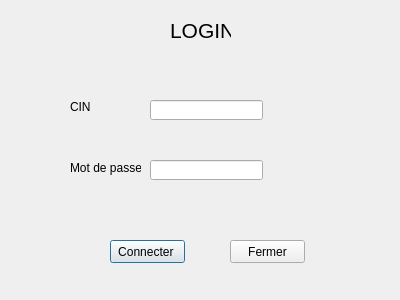
<?xml version="1.0" encoding="UTF-8"?>
<ui version="4.0">
 <class>Espace_Enseignant</class>
 <widget class="QDialog" name="Espace_Enseignant">
  <property name="geometry">
   <rect>
    <x>0</x>
    <y>0</y>
    <width>400</width>
    <height>300</height>
   </rect>
  </property>
  <property name="windowTitle">
   <string>Dialog</string>
  </property>
  <widget class="QLabel" name="label_3">
   <property name="geometry">
    <rect>
     <x>70</x>
     <y>160</y>
     <width>71</width>
     <height>16</height>
    </rect>
   </property>
   <property name="text">
    <string>Mot de passe </string>
   </property>
  </widget>
  <widget class="QLineEdit" name="lineEdit">
   <property name="geometry">
    <rect>
     <x>150</x>
     <y>100</y>
     <width>113</width>
     <height>20</height>
    </rect>
   </property>
  </widget>
  <widget class="QPushButton" name="pushButton">
   <property name="geometry">
    <rect>
     <x>110</x>
     <y>240</y>
     <width>75</width>
     <height>23</height>
    </rect>
   </property>
   <property name="text">
    <string>Connecter </string>
   </property>
  </widget>
  <widget class="QLineEdit" name="lineEdit_2">
   <property name="geometry">
    <rect>
     <x>150</x>
     <y>160</y>
     <width>113</width>
     <height>20</height>
    </rect>
   </property>
  </widget>
  <widget class="QPushButton" name="pushButton_2">
   <property name="geometry">
    <rect>
     <x>230</x>
     <y>240</y>
     <width>75</width>
     <height>23</height>
    </rect>
   </property>
   <property name="text">
    <string>Fermer</string>
   </property>
  </widget>
  <widget class="QLabel" name="label">
   <property name="geometry">
    <rect>
     <x>170</x>
     <y>10</y>
     <width>61</width>
     <height>41</height>
    </rect>
   </property>
   <property name="text">
    <string>&lt;html&gt;&lt;head/&gt;&lt;body&gt;&lt;p&gt;&lt;span style=&quot; font-size:16pt;&quot;&gt;LOGIN &lt;/span&gt;&lt;/p&gt;&lt;/body&gt;&lt;/html&gt;</string>
   </property>
  </widget>
  <widget class="QLabel" name="label_2">
   <property name="geometry">
    <rect>
     <x>70</x>
     <y>100</y>
     <width>47</width>
     <height>13</height>
    </rect>
   </property>
   <property name="text">
    <string>CIN </string>
   </property>
  </widget>
 </widget>
 <resources/>
 <connections>
  <connection>
   <sender>pushButton_2</sender>
   <signal>clicked()</signal>
   <receiver>Espace_Enseignant</receiver>
   <slot>close()</slot>
   <hints>
    <hint type="sourcelabel">
     <x>266</x>
     <y>248</y>
    </hint>
    <hint type="destinationlabel">
     <x>446</x>
     <y>255</y>
    </hint>
   </hints>
  </connection>
 </connections>
</ui>
